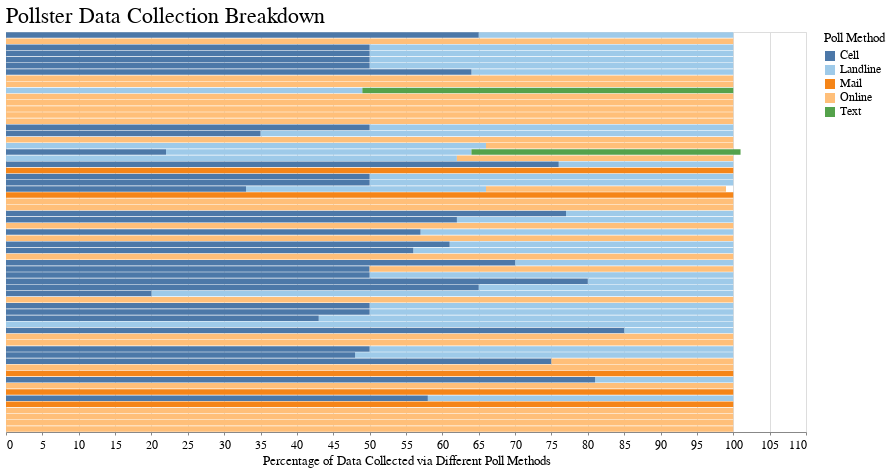

The cell this chart's notebook holds for it:
### Code cell
# Y-axis containing pollster names were removed to focus attention on the relative frequency of each method (indicated by bar color)
poll_methods = alt.Chart(alt_chart, title='Pollster Data Collection Breakdown').mark_bar().encode(
x=alt.X('sum(Percent)', title='Percentage of Data Collected via Different Poll Methods'),
y=alt.Y('Pollster', axis=None),
color=alt.Color('Type', title='Poll Method', scale=alt.Scale(scheme='tableau20')),
tooltip=['Pollster', 'Cell', 'Landline', 'Text', 'Online', 'Mail']).properties(background='white', height=400)
poll_methods

### Figure 1 — Vega-Lite specification as saved in the notebook (floating-point values rounded to 4 significant figures; data arrays with more than 128 entries replaced by an {"elided": "..."} marker saying what was removed)
{"$schema": "https://vega.github.io/schema/vega-lite/v3.4.0.json", "background": "white", "config": {"arc": {"fill": "#82c6df"}, "area": {"fill": "#82c6df"}, "axis": {"labelFont": "Benton Gothic, sans", "labelFontSize": 11.5, "labelFontWeight": "normal", "titleFont": "Benton Gothic Bold, sans", "titleFontSize": 13, "titleFontWeight": "normal"}, "axisX": {"labelAngle": 0, "labelPadding": 4, "tickSize": 3}, "axisY": {"labelBaseline": "middle", "maxExtent": 45, "minExtent": 45, "tickSize": 2, "titleAlign": "left", "titleAngle": 0, "titleX": -45, "titleY": -11}, "background": "#ffffff", "bar": {"fill": "#82c6df"}, "legend": {"labelFont": "Benton Gothic, sans", "labelFontSize": 11.5, "symbolType": "square", "titleFont": "Benton Gothic Bold, sans", "titleFontSize": 13, "titleFontWeight": "normal"}, "line": {"stroke": "#82c6df", "strokeWidth": 3}, "path": {"stroke": "#82c6df"}, "point": {"stroke": "#82c6df"}, "range": {"category": ["#3580b1", "#ec8431", "#ab7fb4", "#c89d29", "#adc839", "#829eb1"], "diverging": ["#e68a4f", "#f4bb6a", "#f9e39c", "#dadfe2", "#a6b7c6", "#849eae"], "heatmap": ["#fbf2c7", "#f9e39c", "#f8d36e", "#f4bb6a", "#e68a4f", "#d15a40", "#ab4232"], "ordinal": ["#fbf2c7", "#f9e39c", "#f8d36e", "#f4bb6a", "#e68a4f", "#d15a40", "#ab4232"], "ramp": ["#fbf2c7", "#f9e39c", "#f8d36e", "#f4bb6a", "#e68a4f", "#d15a40", "#ab4232"]}, "rect": {"fill": "#82c6df"}, "shape": {"stroke": "#82c6df"}, "symbol": {"fill": "#82c6df", "size": 30}, "title": {"anchor": "start", "font": "Benton Gothic Bold, sans", "fontColor": "#000000", "fontSize": 22, "fontWeight": "normal"}, "view": {"height": 450, "width": 800}}, "data": {"name": "data-631999f17ccaff1f85d396beec8548fc"}, "datasets": {"data-631999f17ccaff1f85d396beec8548fc": {"elided": "325 records"}}, "encoding": {"color": {"field": "Type", "scale": {"scheme": "tableau20"}, "title": "Poll Method", "type": "nominal"}, "tooltip": [{"field": "Pollster", "type": "nominal"}, {"field": "Cell", "type": "quantitative"}, {"field": "Landline", "type": "quantitative"}, {"field": "Text", "type": "quantitative"}, {"field": "Online", "type": "quantitative"}, {"field": "Mail", "type": "quantitative"}], "x": {"aggregate": "sum", "field": "Percent", "title": "Percentage of Data Collected via Different Poll Methods", "type": "quantitative"}, "y": {"axis": null, "field": "Pollster", "type": "nominal"}}, "height": 400, "mark": "bar", "title": "Pollster Data Collection Breakdown"}
